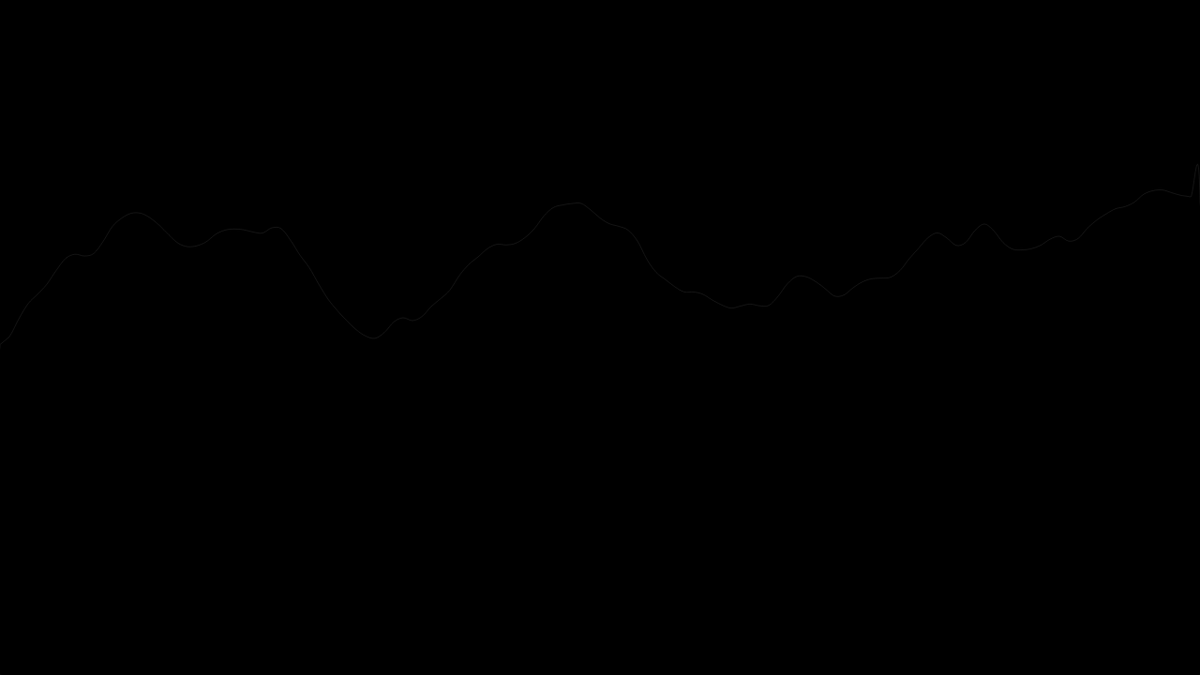
Frame 1 (no input)
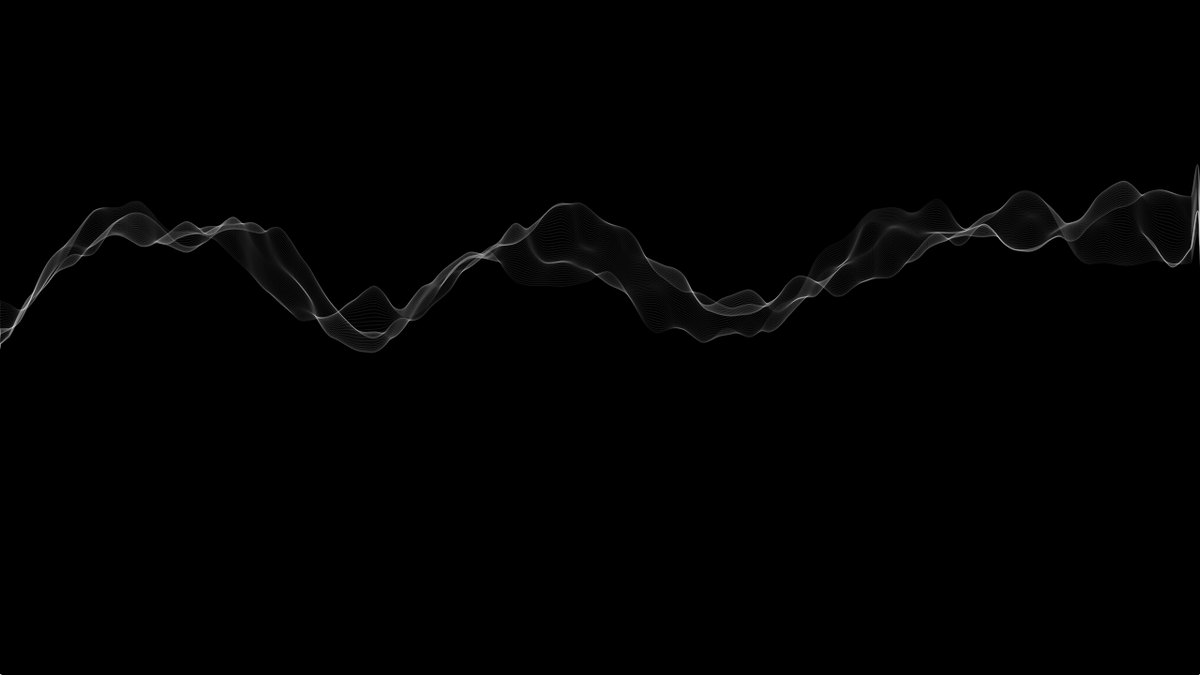
Frame 60 (no input)
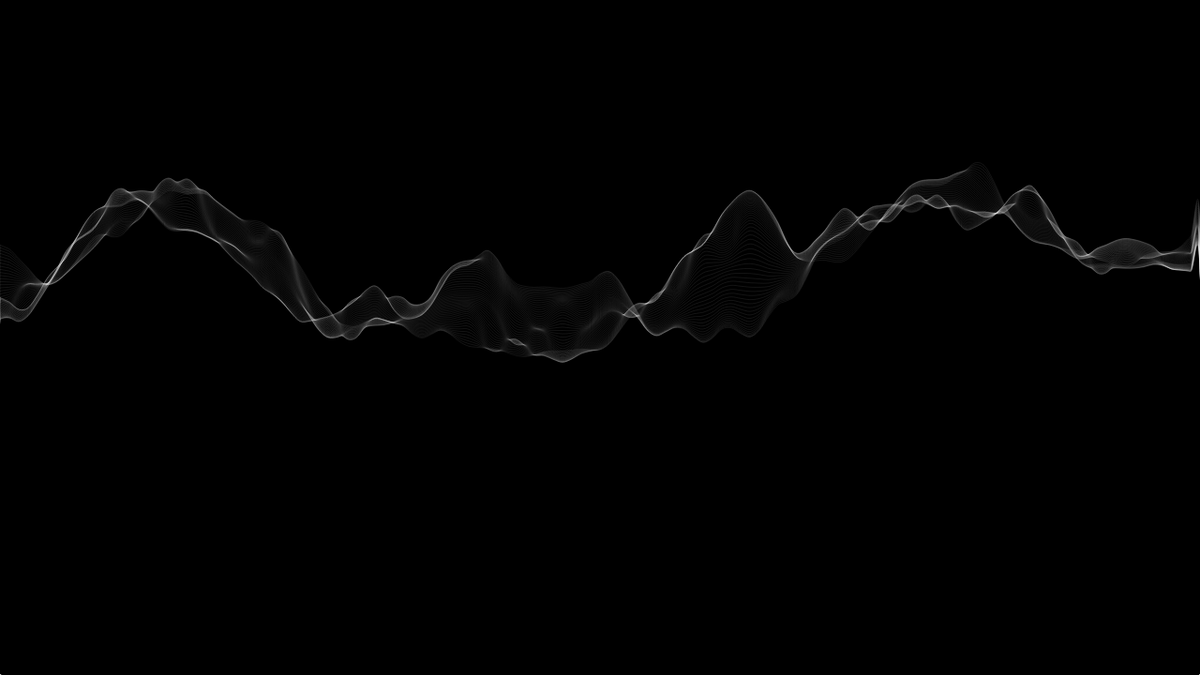
Frame 120 (the mouse pressed at the canvas centre since frame 60)

The p5.js sketch that drew these frames (run headless with seeded random() and noise() and a simulated clock; from frame 60 on, the mouse is pressed at the canvas centre):

// p5.js sketch
// ── sketch.js
var yoff = 0.0

function setup() {
  createCanvas(1280,720);
  background(0);
}

function draw() {
	// background(0, 1);
  stroke(255,20);
  noFill();

  beginShape();
    
  var xoff= 0;
    
  for (var x = 0; x <= width; x += 10) {
  // Map noise value (between 0 and 1) to y-value of canvas
    var y = map(noise(xoff, yoff), 0, 1, 100, 500);
    // Set the vertex
    curveVertex(x, y); 
    xoff += 0.05;
  }
    
  //Speed of moving waves
  yoff += 0.008;
  curveVertex(width, height);
  curveVertex(0, height);
  endShape(CLOSE);

}

function mousePressed() {
  setup();
}

// ── openprocessing.js
var yoff = 0.0

function setup() {
  createCanvas(1280,720);
  background(0);
}

function draw() {
	// background(0, 1);
  stroke(255,20);
  noFill();

  beginShape();
    
  var xoff= 0;
    
  for (var x = 0; x <= width; x += 10) {
  // Map noise value (between 0 and 1) to y-value of canvas
    var y = map(noise(xoff, yoff), 0, 1, 100, 500);
    // Set the vertex
    curveVertex(x, y); 
    xoff += 0.05;
  }
    
  //Speed of moving waves
  yoff += 0.008;
  curveVertex(width, height);
  curveVertex(0, height);
  endShape(CLOSE);

}

function mousePressed() {
  setup();
}
